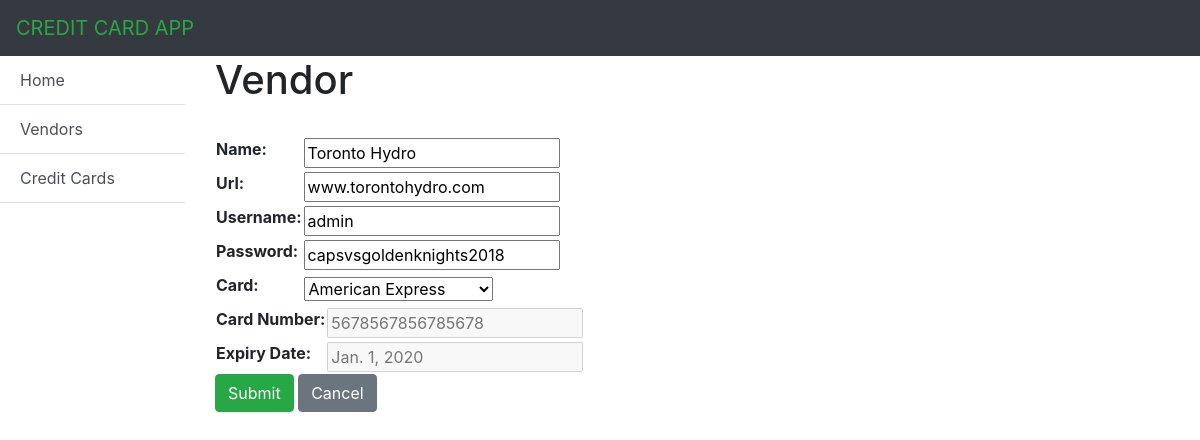
Before: /appCardVendor/vendor/1/update with the older database file.
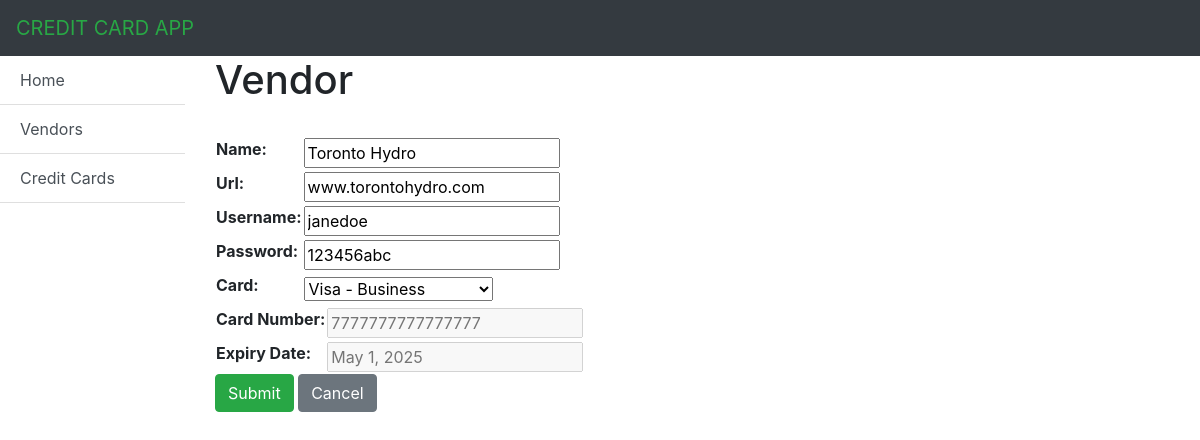
After: the same page with the newer database file.
### appCardVendor/models.py (models this page shows, shortened)
class Vendor(models.Model):
    name = models.CharField(max_length=50)
    url = models.CharField(max_length=50)
    username = models.CharField(max_length=50)
    password = models.CharField(max_length=50)
    card = models.ForeignKey('Card', on_delete=models.SET_NULL, null=True) # set null to True so if card is deleted then vendor is NOT deleted.

class Card(models.Model):
    TYPE_CHOICES = (
        ('American Express', 'American Express'),
        ('Mastercard', 'Mastercard'),
        ('Visa', 'Visa'),
    )
    nickname = models.CharField(max_length=50)
    name_on_card = models.CharField(max_length=50)
    type = models.CharField(max_length=50, choices=TYPE_CHOICES, default="American Express")
    card_number = models.CharField(max_length=16, validators=[RegexValidator(r'^\d{1,16}$', message='Card number has to be 16 digits, no spaces')])
    security_code = models.CharField(max_length=4, validators=[RegexValidator(r'^\d{1,4}$', message='Security code has to be 3 or 4 digits, no spaces')])
    expiry_date = models.DateField()
    def __str__(self):
        return self.nickname

### appCardVendor/views.py (the view)
# urls.py: path('vendor/<int:pk>/update', views.VendorUpdateView.as_view(), name='vendor_update_form'),
class VendorUpdateView(UpdateView):
    model = Vendor
    form_class = VendorForm
    def get_context_data(self, **kwargs):
        context = super(VendorUpdateView, self).get_context_data(**kwargs)
        context['card'] = self.object.card
        return context

### appCardVendor/forms.py
class VendorForm(forms.ModelForm):
    class Meta:
        model = Vendor
        fields = '__all__'

### appCardVendor/templates/appCardVendor/vendor_form.html (shortened to what this page needs)
{% extends "appCardVendor/base_generic.html" %}
{% block content %}
<h1>Vendor</h1>
<form method="post" id="vendorForm" data-card-url="{% url 'load_card_data' %}">
    <table>
        {{ form }}</br>
    </table>
    <div id="ajax_card_data">
        <table>
            <tr>
                <th><label for="card_number">Card Number:</label></th>
                <td><input type="text" name="card_data" id="card_number" placeholder="{{card.card_number}}" disabled></td>
            </tr>
            <tr>
                <th><label for="expiry_date">Expiry Date:</label></th>
                <td><input type="text" name="card_data" id="expiry_date" placeholder="{{card.expiry_date}}" disabled></td>
            </tr>
        </table>
    </div>
    <button type="submit" class="btn btn-success">Submit</button>
    <a class="btn btn-secondary" href="{% url 'vendor_list' %}">Cancel</a>
</form>
{% endblock %}

Changed rows visible on the page:
no longer on this page (row edited): Card: card_data "5678567856785678", card_data "Jan. 1, 2020"
changed Vendor "Toronto Hydro": username "admin" → "janedoe"; password "capsvsgoldenknights2018" → "123456abc"; card "American Express" → "Visa - Business"
now on this page (row edited): Card: card_data "7777777777777777", card_data "May 1, 2025"
